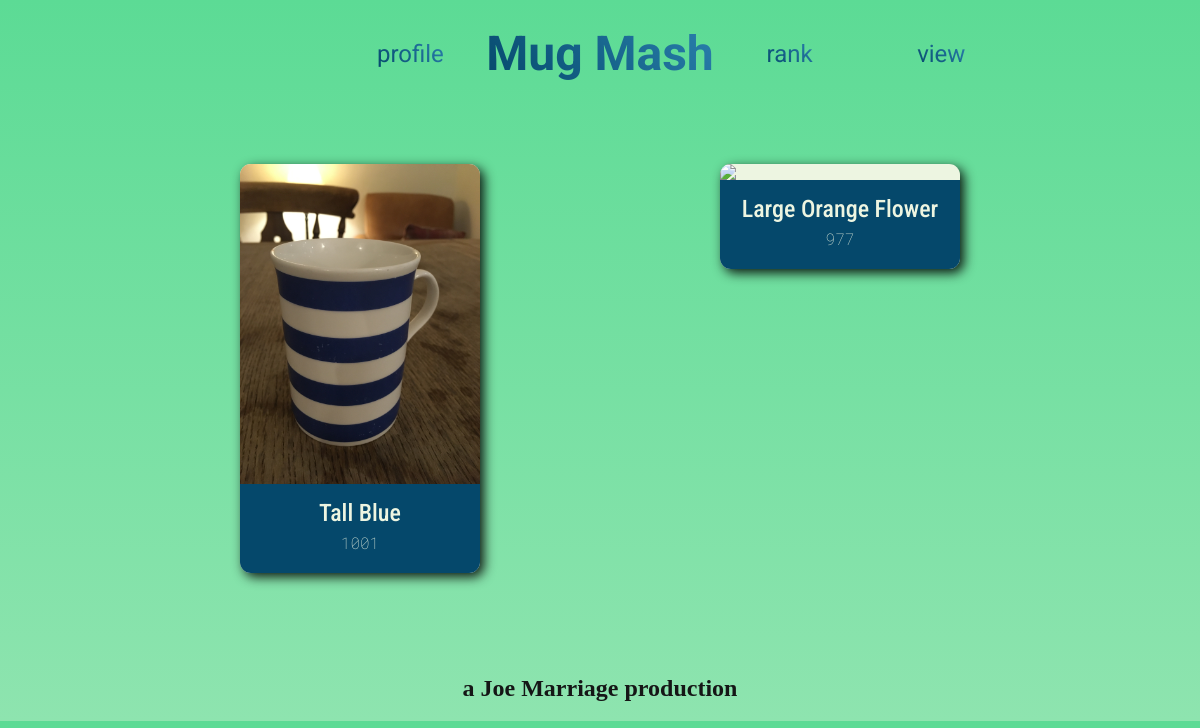
The page /mugrank/rank/1/ (signed in) on the database its author committed.
### mugrank/models.py (models this page shows, shortened)
class Mug(models.Model):
    K = 32
    name = models.CharField(max_length=100, blank=True)
    image_path = models.CharField(max_length=100, blank=True)
    elo = models.IntegerField(default=1000)
    list = models.ForeignKey(List, on_delete=models.CASCADE)

### mugrank/views.py (the view, shortened to what this page needs)
# urls.py: path("rank/<int:listID>/", views.showRankPage),
@login_required(login_url="/mugrank/login/")
def showRankPage(request, listID):
    listuser = ListUser.objects.filter(user__exact=request.user).get(list__id=listID)
    (mugOne, mugTwo) = listuser.findMugsToRate()
    ctx = {'mugOne':mugOne, 'mugTwo':mugTwo, 'listID':listID, 'showStats':List.objects.get(pk=listID).showStats}
    return render(request, "rank.html", ctx)

### mugrank/models.py (called while the page is built)
    def findMugsToRate(self):
        mugs = Mug.objects.filter(list__exact=self.list)
        for mugOne in mugs.order_by('?'):
            for mugTwo in mugs.order_by('?'):
                if mugOne.id == mugTwo.id:
                    continue
                ratings = MugRankRecord.objects.filter(user__exact=self.user)
                if (ratings.filter(mug_one__exact=mugOne).filter(mug_two__exact=mugTwo).exists()
                    or ratings.filter(mug_one__exact=mugTwo).filter(mug_two__exact=mugOne).exists()):
                    continue
                return (mugOne, mugTwo)
        for mugOne in mugs.order_by('?'):
            for mugTwo in mugs.order_by('?'):
                if mugOne.id != mugTwo.id:
                    return (mugOne, mugTwo)

### mugrank/templates/rank.html (shortened to what this page needs)
{% extends "listpage.html" %} {% load static %} {% block headextras %}
<link rel="stylesheet" href={% static "/mugrank/rankpage.css" %}> {% endblock headextras %} {% block content %}
<div class="cards">
    <form method="post" style="grid-area: cardOne;">
        <div class="card{% if showStats %} with-stats{% endif %}" onclick="javascript:this.parentNode.submit();">
            {% with '/mugimages/'|add:mugOne.image_path as mugOneImg %}
            <image src={% static mugOneImg %} class="card-image"></image>
            {% endwith %}
            <div class="card-stats">
                <div class="name">{{mugOne.name}}</div>
                <div class="elo">{{mugOne.elo}}</div>
            </div>
        </div>
    </form>
    <form method="post" style="grid-area: cardTwo;">
        <div class="card{% if showStats %} with-stats{% endif %}" onclick="javascript:this.parentNode.submit();">
            {% with '/mugimages/'|add:mugTwo.image_path as mugTwoImg %}
            <image src={% static mugTwoImg %} class="card-image"></image>
            {% endwith %} {% if showStats %}
            <div class="card-stats">
                <div class="name">{{mugTwo.name}}</div>
                <div class="elo">{{mugTwo.elo}}</div>
            </div>
            {% endif %}
        </div>
    </form>
</div>
{% endblock content %}

### mugrank/static/mugrank/style.css (style rules this page uses)
body { margin: 0; background: rgb(142, 228, 175); background: linear-gradient(0deg, rgba(142, 228, 175, 1) 0%, rgba(92, 219, 149, 1) 100%); background-size: cover; width: 100%; }

### mugrank/static/mugrank/rankpage.css (style rules this page uses)
.card { --size: 20vw; display: grid; grid-template-columns: var(--size); grid-template-areas: "image" "stats"; border-radius: calc(var(--size)/22); background: #EDF5E1; box-shadow: calc(var(--size)/60) calc(var(--size)/60) calc(var(--size)/20) rgba(0, 0, 0, 0.9); font-family: 'Roboto'; text-align: center; width: fit-content; transition: 0.2s; cursor: pointer; }
.card-image { grid-area: image; border-radius: calc(var(--size)/22); width: var(--size); height: var(--size)*1.5; object-fit: cover; }
.with-stats .card-image { border-radius: calc(var(--size)/22) calc(var(--size)/22) 0 0; }
.card-stats { grid-area: stats; border-radius: 0 0 calc(var(--size)/22) calc(var(--size)/22); background: #05486B; color: #EDF5E1; display: flex; align-items: center; justify-content: center; flex-direction: column; display: none; }
.with-stats .card-stats { display: block; }
.card-stats .elo { font-size: 1em; font-weight: 100; text-transform: uppercase; font-family: 'Roboto Mono', monospace; padding-bottom: 20px; }
.card-stats .name { font-size: 150%; font-weight: 500; padding-top: 15px; padding-bottom: 5px; font-family: 'Roboto Condensed', sans-serif; }
.cards { display: grid; grid-template-rows: 1fr 5fr 1fr; grid-template-columns: 1fr 1fr 1fr 1fr 1fr; grid-template-areas: " . . . . ." " . cardOne . cardTwo ." " . . . . ."; }

### rows shown on the page
Mug: name "Tall Blue", elo "1001"
Mug: name "Large Orange Flower", elo "977"
